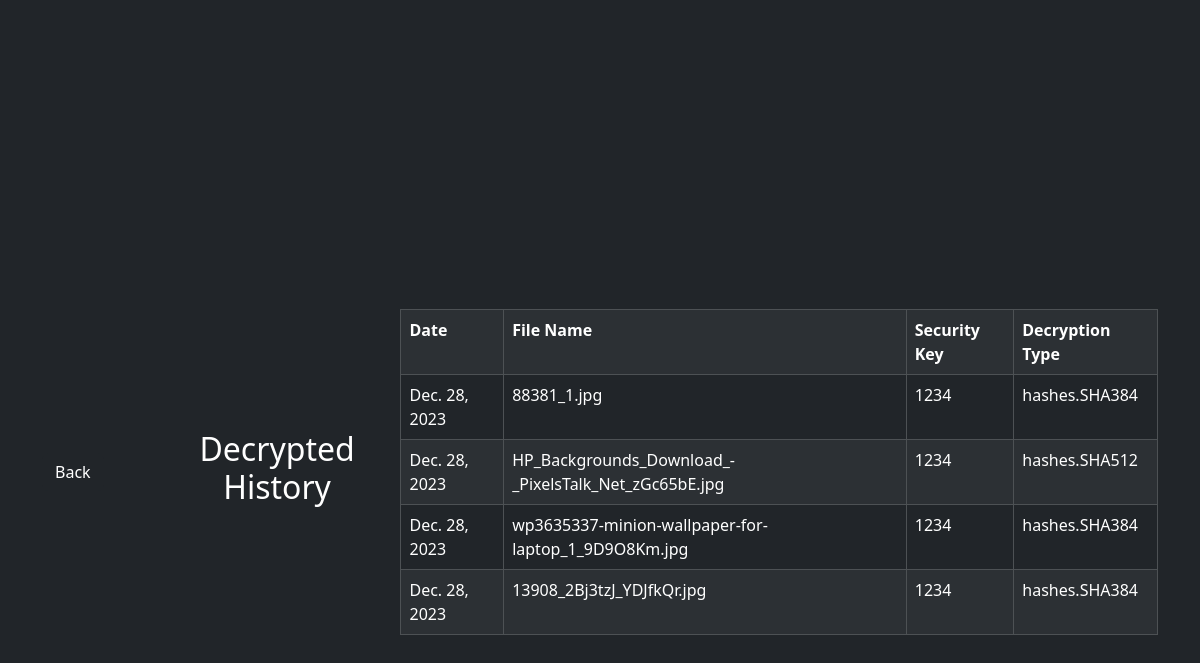
The page /history2 (signed in) on the database its author committed.
### app/models.py (models this page shows, shortened)
class DecryptionRequest(models.Model):
    algorithm_choices = [
        ('hashes.SHA256', 'hashes.SHA256'),
        ('hashes.SHA384', 'hashes.SHA384'),
        ('hashes.SHA512', 'hashes.SHA512'),
    ]
    user_id = models.ForeignKey(User, on_delete=models.CASCADE)
    uploaded_file = models.FileField()
    password = models.CharField(max_length=100)
    algorith = models.CharField(max_length=20, choices=algorithm_choices)
    date = models.DateField(auto_now_add=True, null=True)  # Store the algorithm used for encryption

### app/views.py (the view)
# urls.py: path('history2',views.history2),
def history2(request):
    tem = request.session['uid']
    vpro = User.objects.get(id=tem)
    decrypted_files = DecryptionRequest.objects.filter(user_id=vpro)
    return render(request,'history2.html',{'decrypted_file':decrypted_files})

### template/history2.html (shortened to what this page needs)
<!DOCTYPE html>
<html lang="en">
    {% load static %}
<head>
    <link rel="stylesheet" href="{% static 'history\history.css' %}">
	<link href="https://cdn.jsdelivr.net/npm/bootstrap@5.3.2/dist/css/bootstrap.min.css" rel="stylesheet">
</head>
<body class="bg-dark ">
    <div class="container my-5">
		<a href="{% url 'userprofile' %}"><button class="btn btn-dark text-white float-end justify-content-around  " style="margin-right: 50px;">Back</button></a>
		<h2 class="text-white text-center ">Decrypted History</h2>
        <div>
            <table class="table w-100 my-5 table-bordered table-striped table-hover table-dark">
              <tr>
                <th>Date</th>
                <th>File Name</th>
                <th>Security Key</th>
                <th>Decryption Type</th>
              </tr>
              {% for i in decrypted_file %}
              <tr>
                <td>{{i.date}}</td>
                <td>{{i.uploaded_file}}</td>
                <td>{{i.password}}</td>
                <td>{{i.algorith}}</td>
              </tr>
              {% endfor %}
            </table>
        </div>
    </div>
</body>
</html>

### static/history/history.css (style rules this page uses)
*, *:before, *:after { box-sizing: border-box; }
body { padding: 24px; font-family: 'Source Sans Pro', sans-serif; margin: 0; }
h1, h2, h3, h4, h5, h6 { margin: 0; }
.container { max-width: 1000px; margin-right: auto; margin-left: auto; display: flex; justify-content: center; align-items: center; min-height: 100vh; }
.table { width: 100%; border: 1px solid #EEEEEE; }

### rows shown on the page
DecryptionRequest: date "Dec. 28, 2023", uploaded_file "88381_1.jpg", password "1234", algorith "hashes.SHA384"
DecryptionRequest: date "Dec. 28, 2023", uploaded_file "HP_Backgrounds_Download_-_PixelsTalk_Net_zGc65bE.jpg", password "1234", algorith "hashes.SHA512"
DecryptionRequest: date "Dec. 28, 2023", uploaded_file "wp3635337-minion-wallpaper-for-laptop_1_9D9O8Km.jpg", password "1234", algorith "hashes.SHA384"
DecryptionRequest: date "Dec. 28, 2023", uploaded_file "13908_2Bj3tzJ_YDJfkQr.jpg", password "1234", algorith "hashes.SHA384"
